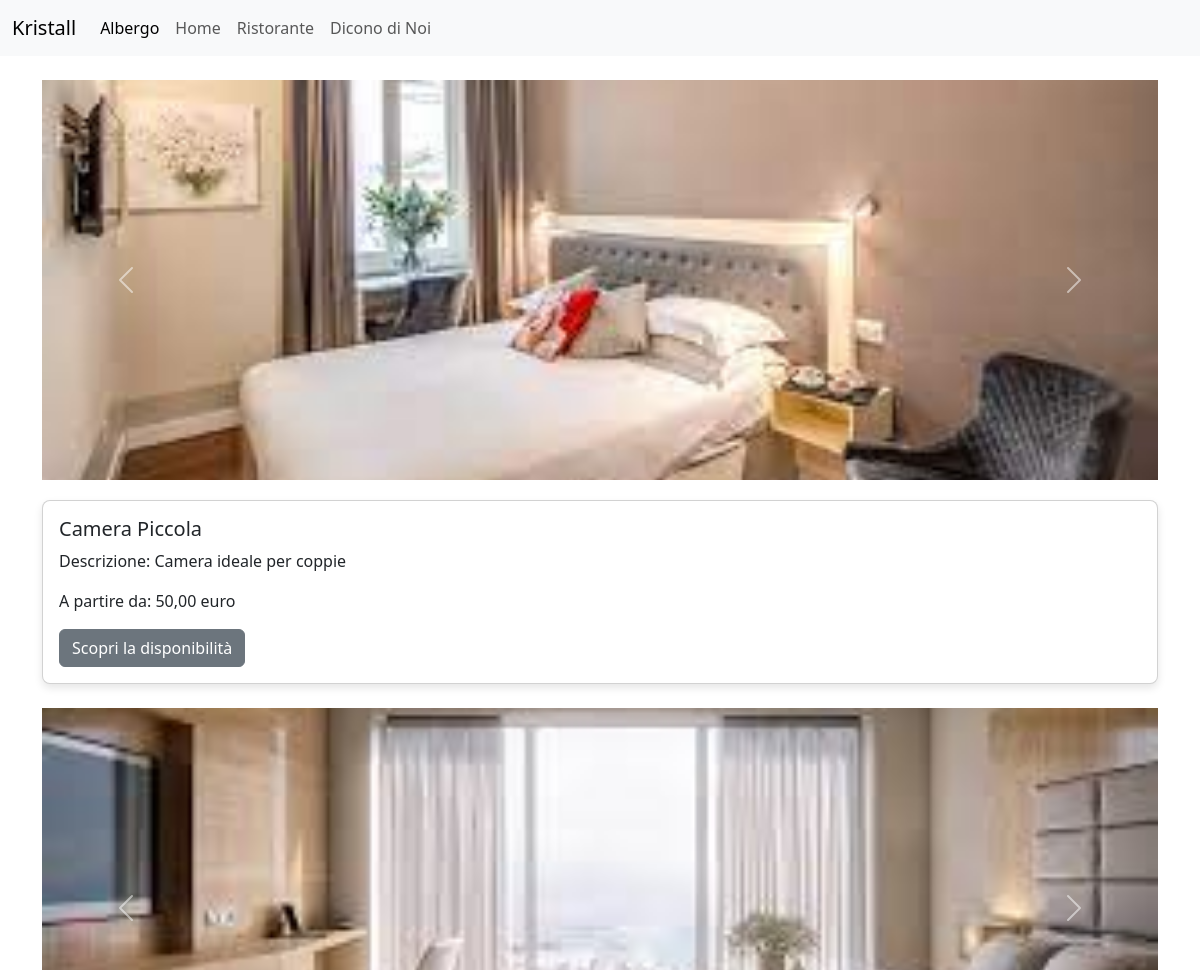
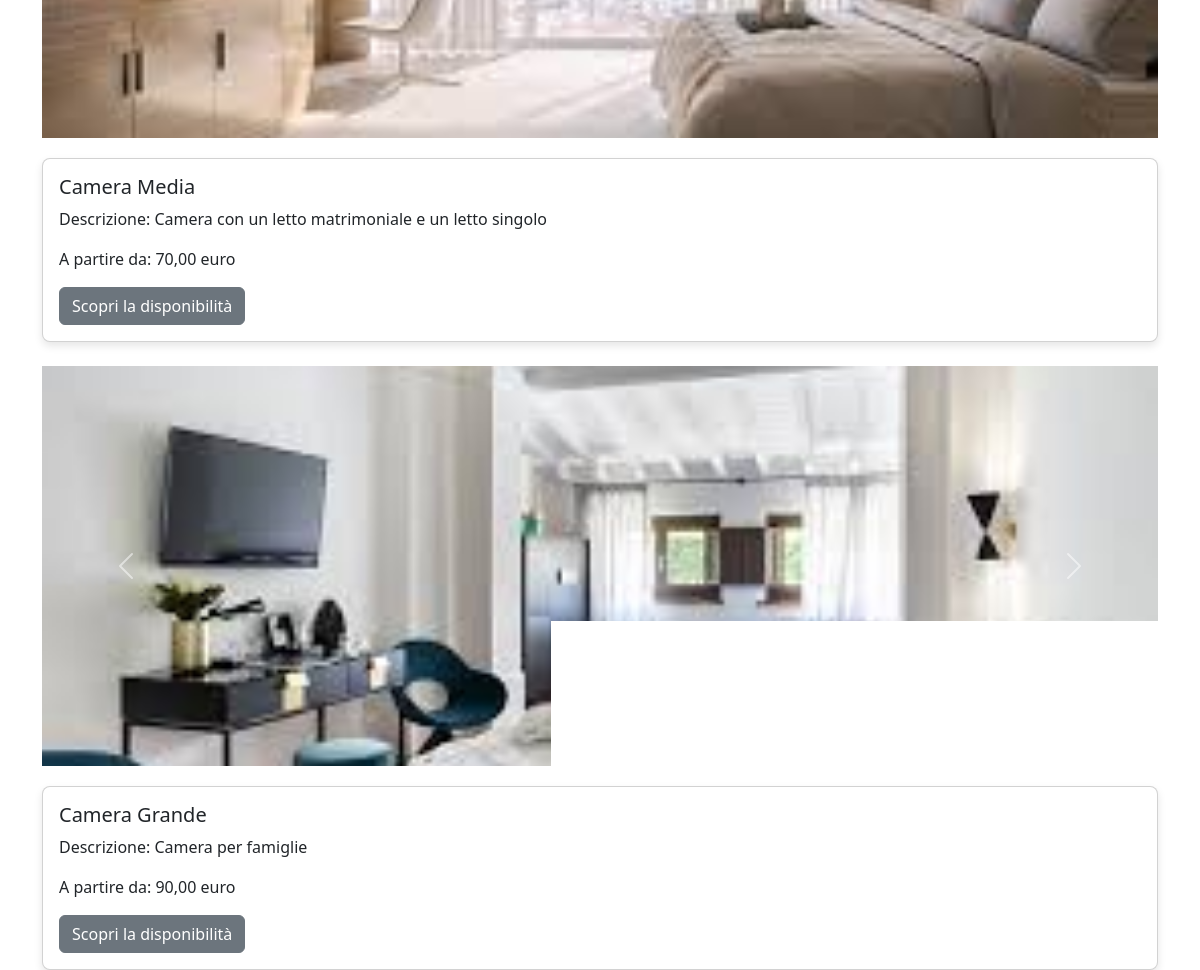
The page /core/camere on the database its author committed (2 pictures, top to bottom).
### core/models.py (models this page shows, shortened)
class Camera(models.Model):
    SMALL = 'small'
    MEDIUM = 'medium'
    LARGE = 'large'
    ROOM_SIZE_CHOICES = [
        (SMALL, 'Piccola'),
        (MEDIUM, 'Media'),
        (LARGE, 'Grande'),
    ]
    tipo = models.CharField(max_length=10, choices=ROOM_SIZE_CHOICES)
    camere_totali = models.IntegerField(default=0)
    nome = models.CharField(max_length=50)
    numero_posti_letto = models.IntegerField(default=1)
    prezzo_per_notte = models.DecimalField(max_digits=10, decimal_places=2)
    descrizione = models.TextField(blank=True)
    MY_CONSTANT = "camere/"
    immagine1 = models.ImageField(upload_to= MY_CONSTANT, blank=True, null=True)
    immagine2 = models.ImageField(upload_to= MY_CONSTANT, blank=True, null=True)
    immagine3 = models.ImageField(upload_to= MY_CONSTANT, blank=True, null=True)
    class Meta:
        verbose_name = "Camera"
        verbose_name_plural = "Camere"

### core/views.py (the view)
# urls.py: path('camere', views.camere, name='camere'),
def camere(request):
    camere = Camera.objects.all()
    return render(request, 'core/pagina-camere.html', {'camere': camere})

### core/templates/core/pagina-camere.html (shortened to what this page needs)
<!doctype html>
<html lang="it">
<head>
    <link href="https://cdn.jsdelivr.net/npm/bootstrap@5.3.3/dist/css/bootstrap.min.css" rel="stylesheet">
</head>
<body>
    <nav class="navbar navbar-expand-lg bg-body-tertiary">
        <div class="container-fluid">
            <a class="navbar-brand" href="#">Kristall</a>
            <div class="collapse navbar-collapse" id="navbarNav">
                <ul class="navbar-nav">
                    <li class="nav-item">
                        <a class="nav-link active" aria-current="page" href="#">Albergo</a>
                    </li>
                    <li class="nav-item">
                        <a class="nav-link" href="{% url 'core_home' %}">Home</a>
                    </li>
                    <li class="nav-item">
                        <a class="nav-link" href="{% url 'tavoli' %}">Ristorante</a>
                    </li>
                    <li class="nav-item">
                        <a class="nav-link" href="{% url 'recensioni' %}">Dicono di Noi</a>
                    </li>
                </ul>
            </div>
        </div>
    </nav>
    <div class="container">
        {% for camere in camere %}
        <div id="carouselExampleAutoplaying{{ forloop.counter }}" class="carousel slide mt-4" data-bs-ride="carousel">
            <div class="carousel-inner">
                <div class="carousel-item active">
                    <img src="{{ camere.immagine1.url }}" class="d-block w-100 img-fluid" alt="...">
                </div>
            </div>
            <button class="carousel-control-prev" type="button" data-bs-target="#carouselExampleAutoplaying{{ forloop.counter }}" data-bs-slide="prev">
                <span class="carousel-control-prev-icon" aria-hidden="true"></span>
            </button>
            <button class="carousel-control-next" type="button" data-bs-target="#carouselExampleAutoplaying{{ forloop.counter }}" data-bs-slide="next">
                <span class="carousel-control-next-icon" aria-hidden="true"></span>
            </button>
        </div>
        <div class="card">
            <div class="card-body">
                <h5 class="card-title">{{ camere.nome }}</h5>
                <p class="card-text">Descrizione: {{ camere.descrizione }}</p>
                <p class="card-text">A partire da: {{ camere.prezzo_per_notte }} euro</p>
                <a href="{% url 'search_rooms' %}" class="btn btn-primary">Scopri la disponibilità</a>
            </div>
        </div>
        {% endfor %}
    </div>
</body>
</html>

### core/templates/core/pagina-camere.html (style rules this page uses)
.carousel-item img { object-fit: cover; width: 100%; height: 400px; }
.card { margin-top: 20px; box-shadow: 0 4px 8px rgba(0, 0, 0, 0.1); border-radius: 8px; }
.btn-primary { background-color: #6c757d; border-color: #6c757d; }

### rows shown on the page
Camera: immagine1 (picture), nome "Camera Piccola", descrizione "Camera ideale per coppie", prezzo_per_notte "50,00"
Camera: immagine1 (picture), nome "Camera Media", descrizione "Camera con un letto matrimoniale e un letto singolo", prezzo_per_notte "70,00"
Camera: immagine1 (picture), nome "Camera Grande", descrizione "Camera per famiglie", prezzo_per_notte "90,00"
